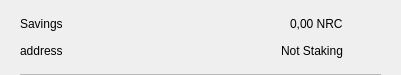
<?xml version="1.0" encoding="UTF-8"?>
<ui version="4.0">
 <class>CSRow</class>
 <widget class="QWidget" name="CSRow">
  <property name="geometry">
   <rect>
    <x>0</x>
    <y>0</y>
    <width>401</width>
    <height>75</height>
   </rect>
  </property>
  <property name="windowTitle">
   <string>Form</string>
  </property>
  <layout class="QVBoxLayout" name="verticalLayout">
   <property name="spacing">
    <number>0</number>
   </property>
   <property name="leftMargin">
    <number>20</number>
   </property>
   <property name="topMargin">
    <number>10</number>
   </property>
   <property name="rightMargin">
    <number>20</number>
   </property>
   <property name="bottomMargin">
    <number>0</number>
   </property>
   <item>
    <widget class="QWidget" name="info" native="true">
     <property name="minimumSize">
      <size>
       <width>0</width>
       <height>0</height>
      </size>
     </property>
     <layout class="QHBoxLayout" name="horizontalLayout_3">
      <property name="leftMargin">
       <number>0</number>
      </property>
      <property name="topMargin">
       <number>0</number>
      </property>
      <property name="rightMargin">
       <number>0</number>
      </property>
      <property name="bottomMargin">
       <number>10</number>
      </property>
      <item>
       <widget class="QWidget" name="container" native="true">
        <property name="minimumSize">
         <size>
          <width>0</width>
          <height>0</height>
         </size>
        </property>
        <layout class="QVBoxLayout" name="verticalLayout_2">
         <property name="spacing">
          <number>0</number>
         </property>
         <property name="leftMargin">
          <number>0</number>
         </property>
         <property name="topMargin">
          <number>0</number>
         </property>
         <property name="rightMargin">
          <number>0</number>
         </property>
         <property name="bottomMargin">
          <number>0</number>
         </property>
         <item>
          <layout class="QHBoxLayout" name="horizontalLayout">
           <item>
            <widget class="QLabel" name="labelName">
             <property name="text">
              <string>Savings</string>
             </property>
            </widget>
           </item>
           <item>
            <spacer name="horizontalSpacer">
             <property name="orientation">
              <enum>Qt::Horizontal</enum>
             </property>
             <property name="sizeHint" stdset="0">
              <size>
               <width>40</width>
               <height>20</height>
              </size>
             </property>
            </spacer>
           </item>
           <item>
            <widget class="QLabel" name="labelAmount">
             <property name="text">
              <string>0,00 NRC</string>
             </property>
            </widget>
           </item>
          </layout>
         </item>
         <item>
          <layout class="QHBoxLayout" name="horizontalLayout_2">
           <item>
            <widget class="QLabel" name="labelAddress">
             <property name="text">
              <string>address</string>
             </property>
            </widget>
           </item>
           <item>
            <spacer name="horizontalSpacer_2">
             <property name="orientation">
              <enum>Qt::Horizontal</enum>
             </property>
             <property name="sizeHint" stdset="0">
              <size>
               <width>40</width>
               <height>20</height>
              </size>
             </property>
            </spacer>
           </item>
           <item>
            <widget class="QLabel" name="labelStaking">
             <property name="text">
              <string>Not Staking</string>
             </property>
            </widget>
           </item>
          </layout>
         </item>
        </layout>
       </widget>
      </item>
      <item alignment="Qt::AlignHCenter|Qt::AlignVCenter">
       <widget class="QPushButton" name="pushButtonMenu">
        <property name="minimumSize">
         <size>
          <width>24</width>
          <height>24</height>
         </size>
        </property>
        <property name="maximumSize">
         <size>
          <width>32</width>
          <height>32</height>
         </size>
        </property>
        <property name="focusPolicy">
         <enum>Qt::NoFocus</enum>
        </property>
        <property name="styleSheet">
         <string notr="true">border:none; background-color:transparent;</string>
        </property>
        <property name="text">
         <string/>
        </property>
        <property name="icon">
         <iconset>
          <normaloff>://ic-menu-hover</normaloff>://ic-menu-hover</iconset>
        </property>
        <property name="iconSize">
         <size>
          <width>24</width>
          <height>24</height>
         </size>
        </property>
       </widget>
      </item>
     </layout>
    </widget>
   </item>
   <item>
    <widget class="QLabel" name="lblDivisory">
     <property name="minimumSize">
      <size>
       <width>0</width>
       <height>1</height>
      </size>
     </property>
     <property name="maximumSize">
      <size>
       <width>16777215</width>
       <height>1</height>
      </size>
     </property>
     <property name="styleSheet">
      <string notr="true">background-color:#bababa;</string>
     </property>
     <property name="text">
      <string/>
     </property>
     <property name="alignment">
      <set>Qt::AlignBottom|Qt::AlignLeading|Qt::AlignLeft</set>
     </property>
    </widget>
   </item>
  </layout>
 </widget>
 <resources/>
 <connections/>
</ui>
